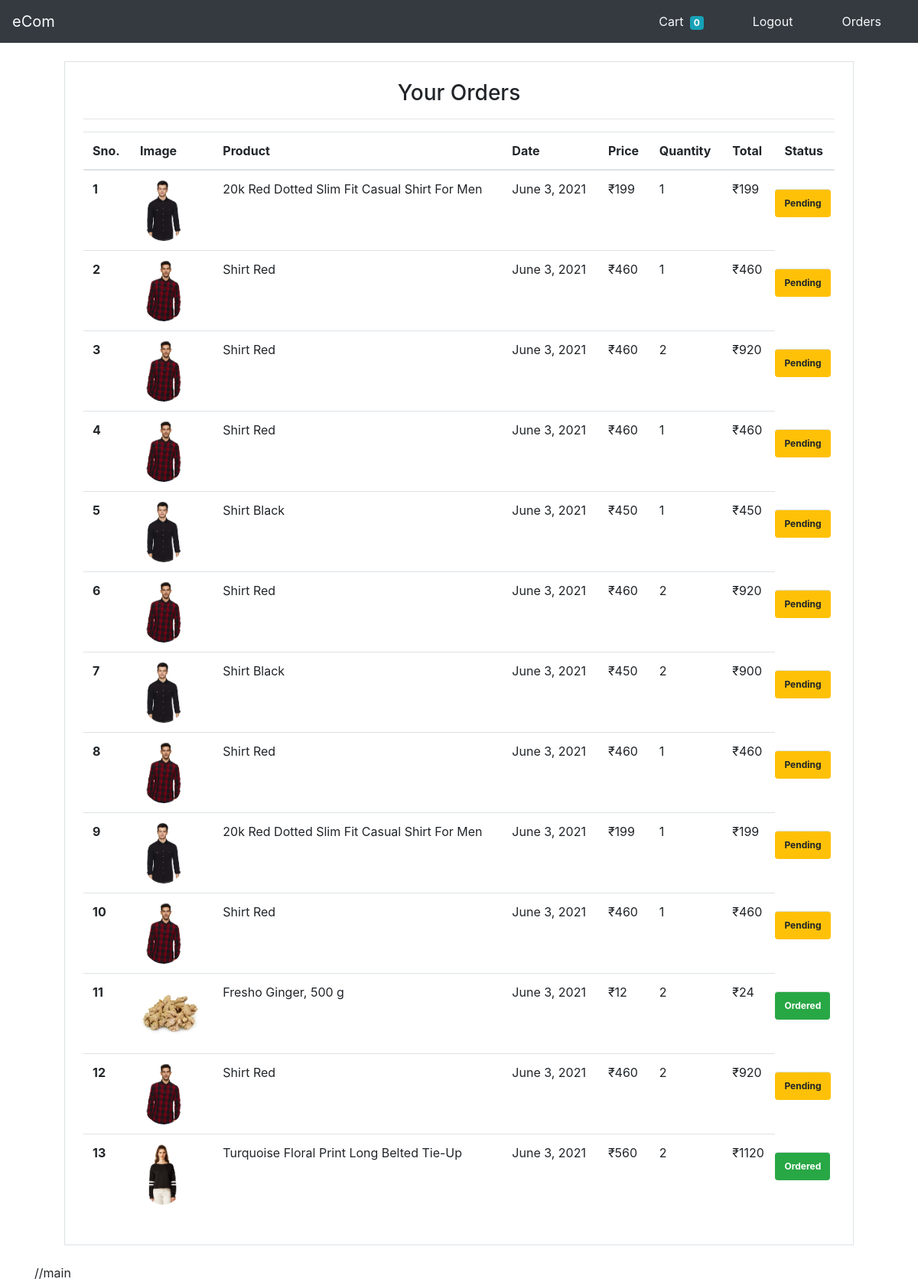
/store/order/ (signed in), run on the app's committed database.
### store/models/orders.py (models this page shows, shortened)
class Order(models.Model):
    product= models.ForeignKey(Product,on_delete=models.CASCADE)
    customer= models.ForeignKey(Customer,on_delete=models.CASCADE)
    quantity = models.IntegerField(default=1)
    price = models.IntegerField()
    date=models.DateField(default=datetime.datetime.today)
    time=models.TimeField(default=datetime.datetime.now,blank=False)
    address=models.CharField(max_length=200,default="")
    Mobile_No=models.CharField(max_length=10,default=" ")
    status=models.BooleanField(default=False)
    @staticmethod
    def get_orders_by_customer(customer_id):
        return Order.objects.filter(customer=customer_id).order_by('-time')

### store/models/product.py (models this page shows, shortened)
class Product(models.Model):
    category= models.ForeignKey(Category,on_delete=models.CASCADE,default=1)
    name = models.CharField(max_length=50)
    price = models.IntegerField(default=0)
    discription =  models.CharField(max_length=200,default="")
    image=models.ImageField(upload_to='uploads/products/')

### store/views/order.py (the view)
# urls.py: url('order/',order.Orders.as_view(),name='order'),
class Orders(View):
    @method_decorator(auth_middleware)
    def get(self,request):
        customer=request.session.get('customer')
        print("hello",customer)
        orders=Order.get_orders_by_customer(customer)
        print("orders are ",orders)
        return render(request,'store/order.html',{'orders':orders})

### store/templatetags/cart.py (called while the page is built)
@register.filter(name='multiply')
def multiply(num1,num2):
    return num1*num2

### templates/store/order.html
{% extends 'store/base.html' %}
{% block body_block %}
{% load cart %}
<div class="container">
    <div class="border p-4 m-4">
        <h3 class="text-center">Your Orders</h3>
        <hr>
        <div class="table-responsive">
            <table class="table">
                <thead>
                    <tr>
                        <th>Sno.</th>
                        <th>Image</th>
                        <th>Product</th>
                        <th>Date</th>
                        <th>Price</th>
                        <th>Quantity</th>
                        <th>Total</th>
                        <th>Status</th>
                    </tr>
                </thead>
                <tbody>
                    {% for order in orders %}
                    <tr>
                        <th scope="row">{{forloop.counter}}</th>
                        <td><img style="height: 80px;" class="rounded-circle" src="{{order.product.image.url}}" alt=""></td>
                        <td>{{order.product.name}}</td>
                        <td>{{order.date}}</td>
                        <td>₹{{order.price}}</td>
                        <td>{{order.quantity}}</td>
                        <td>₹{{order.quantity|multiply:order.price}}</td>
                        {% if order.status %}
                        <td class="badge badge-success mt-4">Ordered</td>
                        {% else %}
                        <td class="badge badge-warning mt-4">Pending</td>
                        {% endif %}
                    </tr>
                    {% endfor %}
                </tbody>
            </table>
        </div>
    </div>
</div> //main
{% endblock %}

### data on the page
Order: product.image (picture), product.name "20k Red Dotted Slim Fit Casual Shirt For Men", date "June 3, 2021", price "199", quantity "1", quantity|multiply "199", status "Pending"
Order: product.image (picture), product.name "Shirt Red", date "June 3, 2021", price "460", quantity "1", quantity|multiply "460", status "Pending"
Order: product.image (picture), product.name "Shirt Red", date "June 3, 2021", price "460", quantity "2", quantity|multiply "920", status "Pending"
Order: product.image (picture), product.name "Shirt Red", date "June 3, 2021", price "460", quantity "1", quantity|multiply "460", status "Pending"
Order: product.image (picture), product.name "Shirt Black", date "June 3, 2021", price "450", quantity "1", quantity|multiply "450", status "Pending"
Order: product.image (picture), product.name "Shirt Red", date "June 3, 2021", price "460", quantity "2", quantity|multiply "920", status "Pending"
Order: product.image (picture), product.name "Shirt Black", date "June 3, 2021", price "450", quantity "2", quantity|multiply "900", status "Pending"
Order: product.image (picture), product.name "Shirt Red", date "June 3, 2021", price "460", quantity "1", quantity|multiply "460", status "Pending"
Order: product.image (picture), product.name "20k Red Dotted Slim Fit Casual Shirt For Men", date "June 3, 2021", price "199", quantity "1", quantity|multiply "199", status "Pending"
Order: product.image (picture), product.name "Shirt Red", date "June 3, 2021", price "460", quantity "1", quantity|multiply "460", status "Pending"
Order: product.image (picture), product.name "Fresho Ginger, 500 g", date "June 3, 2021", price "12", quantity "2", quantity|multiply "24", status "Ordered"
Order: product.image (picture), product.name "Shirt Red", date "June 3, 2021", price "460", quantity "2", quantity|multiply "920", status "Pending"
Order: product.image (picture), product.name "Turquoise Floral Print Long Belted Tie-Up", date "June 3, 2021", price "560", quantity "2", quantity|multiply "1120", status "Ordered"

### other printed values
{{ request.session.cart.keys|length }} "0"
